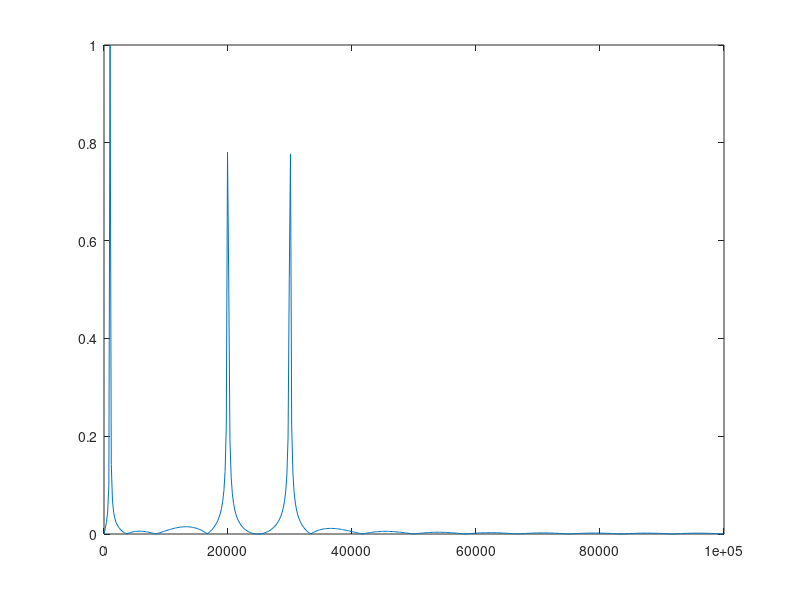
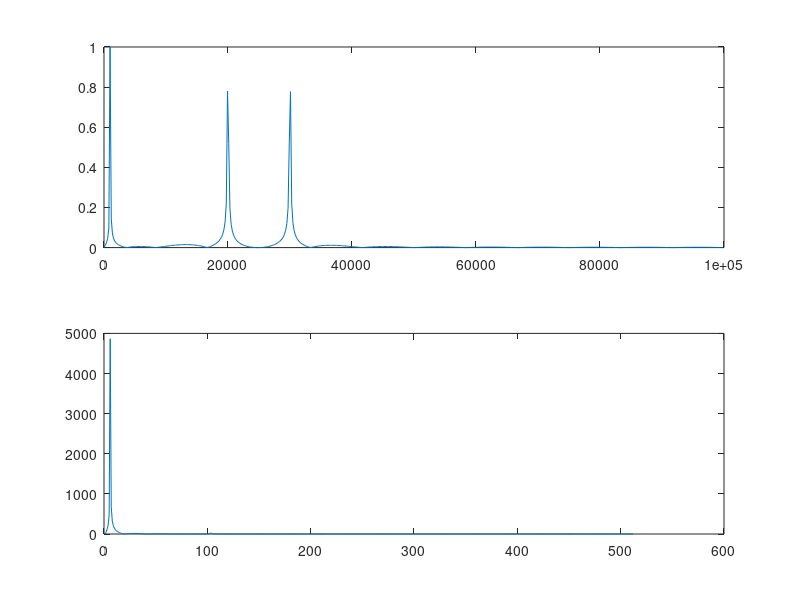
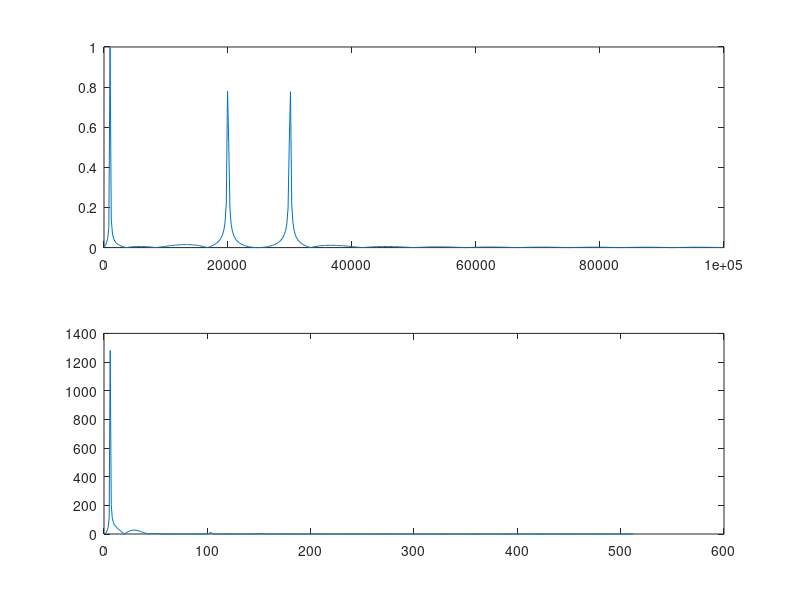

MATLAB code for these plots, in order:
% clc;
% clear all;
% close all;
% Fs=1000;
% Ts=1/Fs;
% dt=0:Ts:5-Ts;
% f1=10;
% y1=10*sin(2*pi*dt*f1);
% figure;
% plot(y1)
% nfft=length(y1);
% ff=fft(y1,nfft);
% fff=ff(1:nfft/2);
% figure;
% plot(abs(fff(1:500)));
% figure;
% m=ifft(fff);
% plot(real(m(1:500)));

clc;
clear all;
close all;
Fs=200e3;
Ts=1/Fs;
dt=0:Ts:5e-3-Ts;
f1=1e3;
f2=20e3;
f3=30e3;
y1=10*sin(2*pi*dt*f1);
y2=10*sin(2*pi*dt*f2);
y3=10*sin(2*pi*dt*f3);
y4=y1+y2+y3;
nfft=length(y4);
nfft2=2.^nextpow2(nfft);
fff=fft(y4,nfft2);
fff=fff(1:nfft2/2);

xfft=Fs.*(0:nfft2/2-1)/nfft2;
figure;
plot(xfft,abs(fff/max(fff)));

% % Low pass filter
cutoff=1e3/Fs/2;
order=32;
h=fir1(order,cutoff);
fh=fft(h,nfft2);
fh=fh(1:nfft2/2);
mul=fh.*fff;
figure;
subplot(2,1,1);
plot(xfft,abs(fff/max(fff)));
subplot(2,1,2);
plot(abs(mul))

% % Band pass filter
cutoff1=[19e3/Fs/2 21e3/Fs/2];
order1=64;
h1=fir1(order1,cutoff1);
fh1=fft(h1,nfft2);
fh1=fh1(1:nfft2/2);
mul1=fh1.*fff;
figure;
subplot(2,1,1);
plot(xfft,abs(fff/max(fff)));
subplot(2,1,2);
plot(abs(mul1))

% % High pass filter

% figure;
% m=ifft(fff);
% plot(real(m(1:500)));